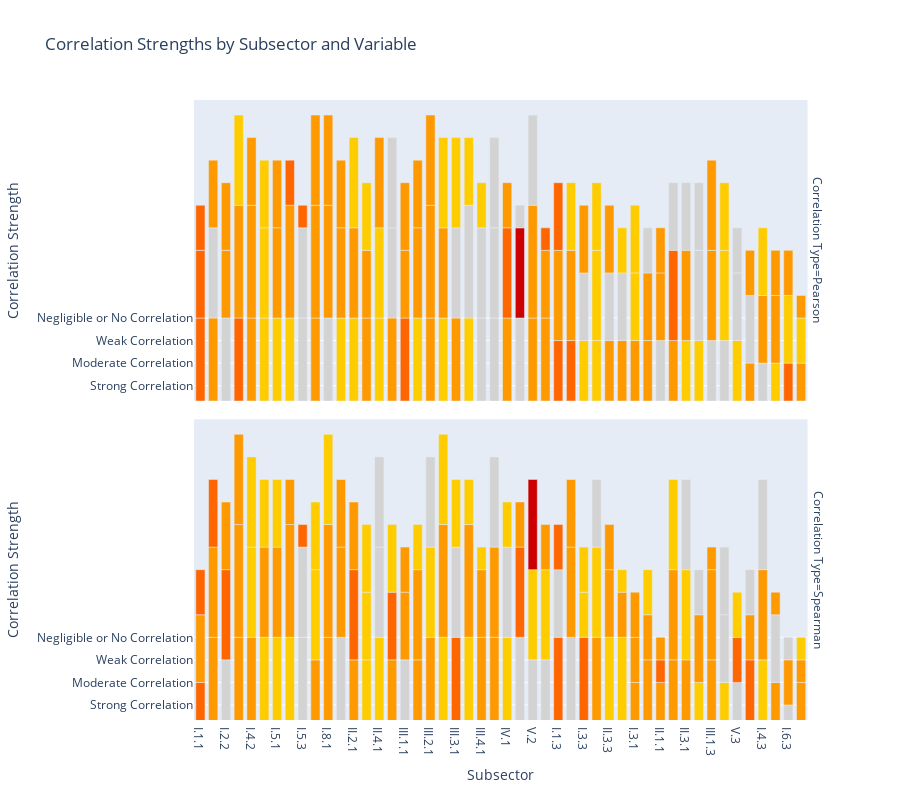

Here is the notebook cell this chart was saved with:
### Code cell
color_map = {
    "Negligible or No Correlation": "#d3d3d3",    # Light Grey
    "Weak Correlation": "#ffcc00",                # Yellow
    "Moderate Correlation": "#ff9900",            # Orange
    "Strong Correlation": "#ff6600",              # Dark Orange
    "Very Strong Correlation": "#cc0000",         # Red
    "Almost Perfect Correlation": "#660000"       # Dark Red
}

# Assign colors
df_long['Color'] = df_long['Correlation_Strength'].map(color_map)

fig = px.bar(
    df_long,
    x='Subsector',
    y='Correlation_Strength',
    color='Correlation_Strength',
    facet_row='Correlation_Type',
    category_orders={'Correlation_Strength': [
        "Negligible or No Correlation",
        "Weak Correlation",
        "Moderate Correlation",
        "Strong Correlation",
        "Very Strong Correlation",
        "Almost Perfect Correlation"
    ]},
    labels={
        'Correlation_Strength': 'Correlation Strength',
        'Subsector': 'Subsector',
        'Correlation_Type': 'Correlation Type'
    },
    title='Correlation Strengths by Subsector and Variable',
    hover_data=['Variable']
)

fig.update_traces(marker=dict(color=df_long['Color']))

fig.update_layout(
    showlegend=False,
    height=800,
    bargap=0.2,
    bargroupgap=0.1
)

fig.show()

### Figure 1 — Plotly figure (JSON) as saved in the notebook; plotly's stock layout.template omitted (floating-point values rounded to 4 significant figures; data arrays with more than 128 entries replaced by an {"elided": "..."} marker saying what was removed)
{"data": [{"alignmentgroup": "True", "customdata": [["Area"], ["Area"], ["Area"], ["GDP"], ["Area"], ["Population"], ["Area"], ["Area"], ["GDP"], ["Population"], ["GDP"], ["Population"], ["Population"], ["Area"], ["Population"], ["Area"], ["Area"], ["Area"], ["Area"], ["Area"], ["Population"], ["GDP"], ["Area"], ["GDP"], ["Area"], ["GDP"], ["Area"], ["Population"], ["Area"], ["GDP"], ["Population"], ["Population"], ["GDP"], ["Population"], ["Area"], ["GDP"]], "hovertemplate": "Correlation Strength=%{y}<br>Correlation Type=Pearson<br>Subsector=%{x}<br>Variable=%{customdata[0]}<extra></extra>", "legendgroup": "Negligible or No Correlation", "marker": {"color": {"elided": "288 str values"}, "pattern": {"shape": ""}}, "name": "Negligible or No Correlation", "offsetgroup": "Negligible or No Correlation", "orientation": "v", "showlegend": true, "textposition": "auto", "type": "bar", "x": ["I.1.1", "I.2.1", "I.2.2", "I.4.1", "I.4.1", "I.4.2", "I.4.2", "I.4.4", "I.5.1", "I.5.2", "I.5.2", "I.5.3", "I.6.1", "I.6.1", "I.8.1", "I.8.1", "II.1.2", "II.2.1", "II.2.2", "II.4.1", "II.5.1", "III.1.1", "III.1.2", "III.2.1", "III.2.1", "III.2.2", "III.3.1", "III.3.2", "III.3.2", "III.4.1", "III.4.3", "IV.1", "V.1", "V.2", "V.2", "VI.1"], "xaxis": "x2", "y": ["Negligible or No Correlation", "Negligible or No Correlation", "Negligible or No Correlation", "Negligible or No Correlation", "Negligible or No Correlation", "Negligible or No Correlation", "Negligible or No Correlation", "Negligible or No Correlation", "Negligible or No Correlation", "Negligible or No Correlation", "Negligible or No Correlation", "Negligible or No Correlation", "Negligible or No Correlation", "Negligible or No Correlation", "Negligible or No Correlation", "Negligible or No Correlation", "Negligible or No Correlation", "Negligible or No Correlation", "Negligible or No Correlation", "Negligible or No Correlation", "Negligible or No Correlation", "Negligible or No Correlation", "Negligible or No Correlation", "Negligible or No Correlation", "Negligible or No Correlation", "Negligible or No Correlation", "Negligible or No Correlation", "Negligible or No Correlation", "Negligible or No Correlation", "Negligible or No Correlation", "Negligible or No Correlation", "Negligible or No Correlation", "Negligible or No Correlation", "Negligible or No Correlation", "Negligible or No Correlation", "Negligible or No Correlation"], "yaxis": "y2"}, {"alignmentgroup": "True", "customdata": [["GDP"], ["Area"], ["Area"], ["GDP"], ["GDP"], ["Area"], ["Population"], ["GDP"], ["Population"], ["Population"], ["GDP"], ["GDP"], ["GDP"], ["Area"], ["Population"], ["Population"], ["GDP"], ["Area"], ["Area"], ["Population"], ["GDP"], ["Area"], ["Population"], ["Area"], ["GDP"], ["GDP"], ["Population"], ["Population"], ["GDP"]], "hovertemplate": "Correlation Strength=%{y}<br>Correlation Type=Spearman<br>Subsector=%{x}<br>Variable=%{customdata[0]}<extra></extra>", "legendgroup": "Negligible or No Correlation", "marker": {"color": {"elided": "288 str values"}, "pattern": {"shape": ""}}, "name": "Negligible or No Correlation", "offsetgroup": "Negligible or No Correlation", "orientation": "v", "showlegend": false, "textposition": "auto", "type": "bar", "x": ["I.1.3", "I.2.1", "I.2.3", "I.3.3", "I.4.1", "I.4.1", "I.4.2", "I.4.4", "I.5.1", "I.5.2", "I.5.2", "I.5.3", "I.8.1", "I.8.1", "II.1.2", "II.1.3", "II.3.3", "II.4.1", "III.2.1", "III.2.2", "III.2.2", "III.3.1", "III.3.2", "III.3.2", "III.4.1", "III.4.2", "III.4.3", "IV.1", "V.1"], "xaxis": "x", "y": ["Negligible or No Correlation", "Negligible or No Correlation", "Negligible or No Correlation", "Negligible or No Correlation", "Negligible or No Correlation", "Negligible or No Correlation", "Negligible or No Correlation", "Negligible or No Correlation", "Negligible or No Correlation", "Negligible or No Correlation", "Negligible or No Correlation", "Negligible or No Correlation", "Negligible or No Correlation", "Negligible or No Correlation", "Negligible or No Correlation", "Negligible or No Correlation", "Negligible or No Correlation", "Negligible or No Correlation", "Negligible or No Correlation", "Negligible or No Correlation", "Negligible or No Correlation", "Negligible or No Correlation", "Negligible or No Correlation", "Negligible or No Correlation", "Negligible or No Correlation", "Negligible or No Correlation", "Negligible or No Correlation", "Negligible or No Correlation", "Negligible or No Correlation"], "yaxis": "y"}, {"alignmentgroup": "True", "customdata": [["GDP"], ["Area"], ["Population"], ["GDP"], ["Area"], ["GDP"], ["GDP"], ["GDP"], ["Population"], ["GDP"], ["Population"], ["GDP"], ["GDP"], ["GDP"], ["GDP"], ["Population"], ["Population"], ["GDP"], ["Population"], ["GDP"], ["GDP"], ["Area"], ["Population"], ["Area"], ["GDP"], ["Population"], ["GDP"], ["GDP"], ["Area"], ["GDP"], ["Area"], ["GDP"], ["Population"], ["GDP"], ["Area"], ["Population"], ["Population"], ["Area"], ["Population"], ["GDP"], ["Area"], ["GDP"], ["GDP"], ["Area"], ["GDP"], ["GDP"], ["Area"], ["Population"], ["GDP"], ["Population"]], "hovertemplate": "Correlation Strength=%{y}<br>Correlation Type=Pearson<br>Subsector=%{x}<br>Variable=%{customdata[0]}<extra></extra>", "legendgroup": "Weak Correlation", "marker": {"color": {"elided": "288 str values"}, "pattern": {"shape": ""}}, "name": "Weak Correlation", "offsetgroup": "Weak Correlation", "orientation": "v", "showlegend": true, "textposition": "auto", "type": "bar", "x": ["I.1.3", "I.1.3", "I.2.1", "I.2.3", "I.2.3", "I.3.1", "I.3.2", "I.3.3", "I.4.1", "I.4.4", "I.5.1", "I.5.3", "I.6.1", "I.8.1", "II.1.1", "II.1.2", "II.1.3", "II.1.3", "II.2.1", "II.2.1", "II.2.3", "II.2.3", "II.3.1", "II.3.1", "II.3.3", "II.4.1", "II.4.1", "II.4.3", "II.4.3", "II.5.1", "II.5.1", "III.1.2", "III.1.3", "III.1.3", "III.1.3", "III.2.1", "III.2.2", "III.2.2", "III.3.1", "III.3.1", "III.4.1", "III.4.2", "III.4.3", "III.4.3", "IV.1", "IV.2", "IV.2", "V.1", "V.2", "V.3"], "xaxis": "x2", "y": ["Weak Correlation", "Weak Correlation", "Weak Correlation", "Weak Correlation", "Weak Correlation", "Weak Correlation", "Weak Correlation", "Weak Correlation", "Weak Correlation", "Weak Correlation", "Weak Correlation", "Weak Correlation", "Weak Correlation", "Weak Correlation", "Weak Correlation", "Weak Correlation", "Weak Correlation", "Weak Correlation", "Weak Correlation", "Weak Correlation", "Weak Correlation", "Weak Correlation", "Weak Correlation", "Weak Correlation", "Weak Correlation", "Weak Correlation", "Weak Correlation", "Weak Correlation", "Weak Correlation", "Weak Correlation", "Weak Correlation", "Weak Correlation", "Weak Correlation", "Weak Correlation", "Weak Correlation", "Weak Correlation", "Weak Correlation", "Weak Correlation", "Weak Correlation", "Weak Correlation", "Weak Correlation", "Weak Correlation", "Weak Correlation", "Weak Correlation", "Weak Correlation", "Weak Correlation", "Weak Correlation", "Weak Correlation", "Weak Correlation", "Weak Correlation"], "yaxis": "y2"}, {"alignmentgroup": "True", "customdata": [["GDP"], ["Population"], ["Population"], ["Area"], ["GDP"], ["GDP"], ["Population"], ["GDP"], ["Area"], ["Population"], ["GDP"], ["Area"], ["Area"], ["GDP"], ["Population"], ["Population"], ["GDP"], ["Population"], ["Area"], ["GDP"], ["Population"], ["Area"], ["Area"], ["Population"], ["GDP"], ["Area"], ["Population"], ["GDP"], ["Area"], ["Population"], ["GDP"], ["GDP"], ["GDP"], ["GDP"], ["Area"], ["Population"], ["GDP"], ["Population"], ["GDP"], ["Area"], ["Population"], ["GDP"], ["Area"], ["GDP"], ["Population"], ["Population"], ["GDP"], ["Area"], ["Population"], ["GDP"]], "hovertemplate": "Correlation Strength=%{y}<br>Correlation Type=Spearman<br>Subsector=%{x}<br>Variable=%{customdata[0]}<extra></extra>", "legendgroup": "Weak Correlation", "marker": {"color": {"elided": "288 str values"}, "pattern": {"shape": ""}}, "name": "Weak Correlation", "offsetgroup": "Weak Correlation", "orientation": "v", "showlegend": false, "textposition": "auto", "type": "bar", "x": ["I.1.2", "I.2.1", "I.2.2", "I.2.2", "I.2.3", "I.3.2", "I.4.1", "I.4.2", "I.4.2", "I.4.3", "I.4.3", "I.4.3", "I.4.4", "I.5.1", "I.5.3", "I.6.1", "I.6.1", "I.8.1", "II.1.2", "II.1.3", "II.2.1", "II.2.1", "II.2.2", "II.2.3", "II.2.3", "II.2.3", "II.3.1", "II.3.1", "II.3.1", "II.4.1", "II.4.1", "II.5.1", "III.1.1", "III.1.2", "III.1.2", "III.1.3", "III.1.3", "III.2.1", "III.2.1", "III.2.2", "III.3.1", "III.4.3", "III.4.3", "IV.1", "V.1", "V.2", "V.2", "V.2", "VI.1", "VI.1"], "xaxis": "x", "y": ["Weak Correlation", "Weak Correlation", "Weak Correlation", "Weak Correlation", "Weak Correlation", "Weak Correlation", "Weak Correlation", "Weak Correlation", "Weak Correlation", "Weak Correlation", "Weak Correlation", "Weak Correlation", "Weak Correlation", "Weak Correlation", "Weak Correlation", "Weak Correlation", "Weak Correlation", "Weak Correlation", "Weak Correlation", "Weak Correlation", "Weak Correlation", "Weak Correlation", "Weak Correlation", "Weak Correlation", "Weak Correlation", "Weak Correlation", "Weak Correlation", "Weak Correlation", "Weak Correlation", "Weak Correlation", "Weak Correlation", "Weak Correlation", "Weak Correlation", "Weak Correlation", "Weak Correlation", "Weak Correlation", "Weak Correlation", "Weak Correlation", "Weak Correlation", "Weak Correlation", "Weak Correlation", "Weak Correlation", "Weak Correlation", "Weak Correlation", "Weak Correlation", "Weak Correlation", "Weak Correlation", "Weak Correlation", "Weak Correlation", "Weak Correlation"], "yaxis": "y"}, {"alignmentgroup": "True", "customdata": [["GDP"], ["GDP"], ["Area"], ["Population"], ["GDP"], ["Population"], ["GDP"], ["Population"], ["Population"], ["Area"], ["Area"], ["Population"], ["Area"], ["GDP"], ["Population"], ["GDP"], ["Area"], ["Population"], ["Area"], ["Population"], ["GDP"], ["Population"], ["GDP"], ["Area"], ["GDP"], ["Area"], ["Population"], ["GDP"], ["Population"], ["GDP"], ["Population"], ["Area"], ["Population"], ["Population"], ["Area"], ["Population"], ["Area"], ["GDP"], ["Area"], ["Population"], ["GDP"], ["Population"]], "hovertemplate": "Correlation Strength=%{y}<br>Correlation Type=Pearson<br>Subsector=%{x}<br>Variable=%{customdata[0]}<extra></extra>", "legendgroup": "Moderate Correlation", "marker": {"color": {"elided": "288 str values"}, "pattern": {"shape": ""}}, "name": "Moderate Correlation", "offsetgroup": "Moderate Correlation", "orientation": "v", "showlegend": true, "textposition": "auto", "type": "bar", "x": ["I.1.1", "I.1.2", "I.1.2", "I.1.3", "I.2.1", "I.2.2", "I.2.2", "I.2.3", "I.3.1", "I.3.1", "I.3.2", "I.3.3", "I.3.3", "I.4.2", "I.4.3", "I.4.3", "I.4.3", "I.4.4", "I.5.1", "I.6.2", "I.6.2", "I.6.3", "I.6.3", "II.1.1", "II.1.2", "II.1.3", "II.2.2", "II.2.2", "II.2.3", "II.3.1", "II.3.3", "II.3.3", "II.4.3", "III.1.1", "III.1.1", "III.1.2", "III.2.3", "III.3.2", "III.4.2", "IV.2", "V.3", "VI.1"], "xaxis": "x2", "y": ["Moderate Correlation", "Moderate Correlation", "Moderate Correlation", "Moderate Correlation", "Moderate Correlation", "Moderate Correlation", "Moderate Correlation", "Moderate Correlation", "Moderate Correlation", "Moderate Correlation", "Moderate Correlation", "Moderate Correlation", "Moderate Correlation", "Moderate Correlation", "Moderate Correlation", "Moderate Correlation", "Moderate Correlation", "Moderate Correlation", "Moderate Correlation", "Moderate Correlation", "Moderate Correlation", "Moderate Correlation", "Moderate Correlation", "Moderate Correlation", "Moderate Correlation", "Moderate Correlation", "Moderate Correlation", "Moderate Correlation", "Moderate Correlation", "Moderate Correlation", "Moderate Correlation", "Moderate Correlation", "Moderate Correlation", "Moderate Correlation", "Moderate Correlation", "Moderate Correlation", "Moderate Correlation", "Moderate Correlation", "Moderate Correlation", "Moderate Correlation", "Moderate Correlation", "Moderate Correlation"], "yaxis": "y2"}, {"alignmentgroup": "True", "customdata": [["GDP"], ["Area"], ["Area"], ["GDP"], ["GDP"], ["Population"], ["GDP"], ["Population"], ["Area"], ["Area"], ["Population"], ["GDP"], ["GDP"], ["GDP"], ["Area"], ["GDP"], ["Population"], ["GDP"], ["Population"], ["GDP"], ["Area"], ["Population"], ["Area"], ["Area"], ["Area"], ["GDP"], ["Area"], ["Population"], ["GDP"], ["Area"], ["Population"]], "hovertemplate": "Correlation Strength=%{y}<br>Correlation Type=Spearman<br>Subsector=%{x}<br>Variable=%{customdata[0]}<extra></extra>", "legendgroup": "Moderate Correlation", "marker": {"color": {"elided": "288 str values"}, "pattern": {"shape": ""}}, "name": "Moderate Correlation", "offsetgroup": "Moderate Correlation", "orientation": "v", "showlegend": false, "textposition": "auto", "type": "bar", "x": ["I.1.1", "I.1.1", "I.1.3", "I.2.1", "I.2.2", "I.2.3", "I.3.1", "I.4.4", "I.5.1", "I.6.1", "I.6.2", "I.6.2", "II.1.1", "II.1.2", "II.1.3", "II.2.1", "II.2.2", "II.2.2", "II.3.3", "II.4.3", "II.4.3", "II.5.1", "II.5.1", "III.1.1", "III.2.3", "III.3.1", "III.4.1", "IV.2", "IV.2", "IV.2", "V.3"], "xaxis": "x", "y": ["Moderate Correlation", "Moderate Correlation", "Moderate Correlation", "Moderate Correlation", "Moderate Correlation", "Moderate Correlation", "Moderate Correlation", "Moderate Correlation", "Moderate Correlation", "Moderate Correlation", "Moderate Correlation", "Moderate Correlation", "Moderate Correlation", "Moderate Correlation", "Moderate Correlation", "Moderate Correlation", "Moderate Correlation", "Moderate Correlation", "Moderate Correlation", "Moderate Correlation", "Moderate Correlation", "Moderate Correlation", "Moderate Correlation", "Moderate Correlation", "Moderate Correlation", "Moderate Correlation", "Moderate Correlation", "Moderate Correlation", "Moderate Correlation", "Moderate Correlation", "Moderate Correlation"], "yaxis": "y"}, {"alignmentgroup": "True", "customdata": [["Population"], ["Population"], ["Population"], ["Area"], ["Area"], ["Area"], ["Population"], ["Population"], ["Population"], ["Population"], ["Area"], ["Area"]], "hovertemplate": "Correlation Strength=%{y}<br>Correlation Type=Pearson<br>Subsector=%{x}<br>Variable=%{customdata[0]}<extra></extra>", "legendgroup": "Strong Correlation", "marker": {"color": {"elided": "288 str values"}, "pattern": {"shape": ""}}, "name": "Strong Correlation", "offsetgroup": "Strong Correlation", "orientation": "v", "showlegend": true, "textposition": "auto", "type": "bar", "x": ["I.1.1", "I.1.2", "I.3.2", "I.5.2", "I.6.2", "I.6.3", "II.1.1", "III.2.3", "III.4.1", "III.4.2", "IV.1", "V.3"], "xaxis": "x2", "y": ["Strong Correlation", "Strong Correlation", "Strong Correlation", "Strong Correlation", "Strong Correlation", "Strong Correlation", "Strong Correlation", "Strong Correlation", "Strong Correlation", "Strong Correlation", "Strong Correlation", "Strong Correlation"], "yaxis": "y2"}, {"alignmentgroup": "True", "customdata": [["Population"], ["Population"], ["Area"], ["Population"], ["Population"], ["Area"], ["Population"], ["Area"], ["Population"], ["Area"], ["Area"], ["Population"], ["GDP"], ["Area"], ["Population"], ["Population"], ["Population"], ["GDP"], ["Area"], ["Area"], ["Area"], ["GDP"], ["Area"], ["Area"]], "hovertemplate": "Correlation Strength=%{y}<br>Correlation Type=Spearman<br>Subsector=%{x}<br>Variable=%{customdata[0]}<extra></extra>", "legendgroup": "Strong Correlation", "marker": {"color": {"elided": "288 str values"}, "pattern": {"shape": ""}}, "name": "Strong Correlation", "offsetgroup": "Strong Correlation", "orientation": "v", "showlegend": false, "textposition": "auto", "type": "bar", "x": ["I.1.1", "I.1.2", "I.1.2", "I.1.3", "I.3.1", "I.3.1", "I.3.2", "I.3.2", "I.3.3", "I.3.3", "I.5.2", "I.6.3", "I.6.3", "II.3.3", "II.4.3", "III.1.1", "III.1.2", "III.3.2", "III.4.2", "IV.1", "V.1", "V.3", "V.3", "VI.1"], "xaxis": "x", "y": ["Strong Correlation", "Strong Correlation", "Strong Correlation", "Strong Correlation", "Strong Correlation", "Strong Correlation", "Strong Correlation", "Strong Correlation", "Strong Correlation", "Strong Correlation", "Strong Correlation", "Strong Correlation", "Strong Correlation", "Strong Correlation", "Strong Correlation", "Strong Correlation", "Strong Correlation", "Strong Correlation", "Strong Correlation", "Strong Correlation", "Strong Correlation", "Strong Correlation", "Strong Correlation", "Strong Correlation"], "yaxis": "y"}, {"alignmentgroup": "True", "customdata": [["Area"], ["GDP"], ["Area"], ["Area"]], "hovertemplate": "Correlation Strength=%{y}<br>Correlation Type=Pearson<br>Subsector=%{x}<br>Variable=%{customdata[0]}<extra></extra>", "legendgroup": "Very Strong Correlation", "marker": {"color": {"elided": "288 str values"}, "pattern": {"shape": ""}}, "name": "Very Strong Correlation", "offsetgroup": "Very Strong Correlation", "orientation": "v", "showlegend": true, "textposition": "auto", "type": "bar", "x": ["I.5.3", "III.2.3", "V.1", "VI.1"], "xaxis": "x2", "y": ["Very Strong Correlation", "Very Strong Correlation", "Very Strong Correlation", "Very Strong Correlation"], "yaxis": "y2"}, {"alignmentgroup": "True", "customdata": [["Area"], ["Area"], ["Area"], ["Population"], ["Area"], ["Area"], ["Population"], ["GDP"], ["Population"], ["Population"]], "hovertemplate": "Correlation Strength=%{y}<br>Correlation Type=Spearman<br>Subsector=%{x}<br>Variable=%{customdata[0]}<extra></extra>", "legendgroup": "Very Strong Correlation", "marker": {"color": {"elided": "288 str values"}, "pattern": {"shape": ""}}, "name": "Very Strong Correlation", "offsetgroup": "Very Strong Correlation", "orientation": "v", "showlegend": false, "textposition": "auto", "type": "bar", "x": ["I.5.3", "I.6.2", "I.6.3", "II.1.1", "II.1.1", "III.1.3", "III.2.3", "III.2.3", "III.4.1", "III.4.2"], "xaxis": "x", "y": ["Very Strong Correlation", "Very Strong Correlation", "Very Strong Correlation", "Very Strong Correlation", "Very Strong Correlation", "Very Strong Correlation", "Very Strong Correlation", "Very Strong Correlation", "Very Strong Correlation", "Very Strong Correlation"], "yaxis": "y"}], "layout": {"annotations": [{"font": {}, "showarrow": false, "text": "Correlation Type=Spearman", "textangle": 90, "x": 0.98, "xanchor": "left", "xref": "paper", "y": 0.2425, "yanchor": "middle", "yref": "paper"}, {"font": {}, "showarrow": false, "text": "Correlation Type=Pearson", "textangle": 90, "x": 0.98, "xanchor": "left", "xref": "paper", "y": 0.7575, "yanchor": "middle", "yref": "paper"}], "bargap": 0.2, "bargroupgap": 0.1, "barmode": "relative", "height": 800, "legend": {"title": {"text": "Correlation Strength"}, "tracegroupgap": 0}, "showlegend": false, "title": {"text": "Correlation Strengths by Subsector and Variable"}, "xaxis": {"anchor": "y", "domain": [0, 0.98], "title": {"text": "Subsector"}}, "xaxis2": {"anchor": "y2", "domain": [0, 0.98], "matches": "x", "showticklabels": false}, "yaxis": {"anchor": "x", "categoryarray": ["Almost Perfect Correlation", "Very Strong Correlation", "Strong Correlation", "Moderate Correlation", "Weak Correlation", "Negligible or No Correlation"], "categoryorder": "array", "domain": [0, 0.485], "title": {"text": "Correlation Strength"}}, "yaxis2": {"anchor": "x2", "categoryarray": ["Almost Perfect Correlation", "Very Strong Correlation", "Strong Correlation", "Moderate Correlation", "Weak Correlation", "Negligible or No Correlation"], "categoryorder": "array", "domain": [0.515, 1], "matches": "y", "title": {"text": "Correlation Strength"}}}}
